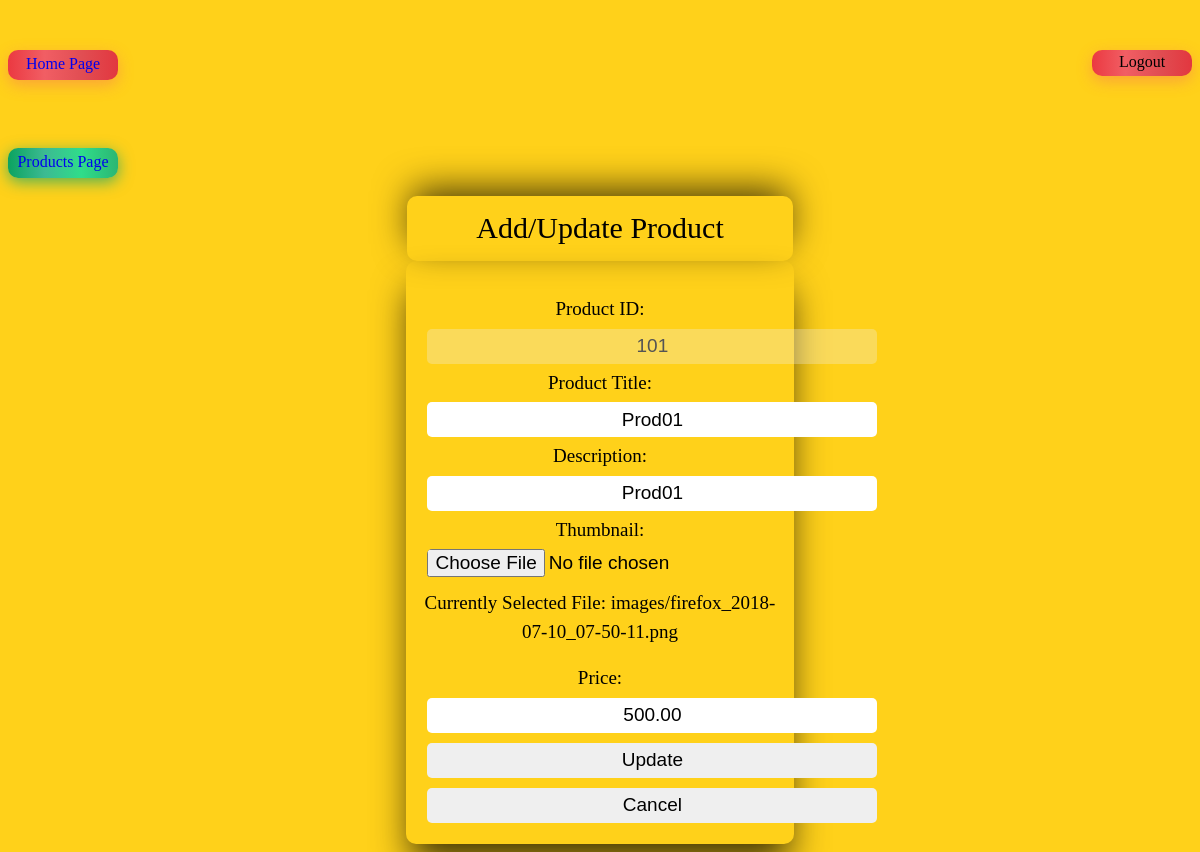
Screenshot of /AddProduct.php?edited=1&id=101&mode=1 with the database file from the repository.
### tables this page shows
CREATE TABLE `products` (
  `prodid` int(4) NOT NULL,
  `title` varchar(250) NOT NULL,
  `description` varchar(250) NOT NULL,
  `thumbnail` varchar(250) NOT NULL,
  `price` decimal(10,2) NOT NULL
);

### AddProduct.php (the view, shortened to what this page needs)
<?php
    require_once('dbconn.php');
    $prid='';
    $prti='';
    $prde='';
    $prth='';
    $prpr='';
    $mode='';
    $pth='';
    if(isset($_GET['edited']))
    {
        $mode=$_GET['mode'];
        $sql1="select * from products where prodid='{$_GET['id']}'";
        $query=mysqli_query($con, $sql1);
        $row=mysqli_fetch_object($query);
        $prid=$row->prodid;
        $prti=$row->title;
        $prde=$row->description;
        $prth=$row->thumbnail;
        $prpr=$row->price;
    }
?>
<head>
    <link rel="stylesheet" type="text/css" href="css/AddProduct.css"/>
</head>
<div id="preheader">
            <a href="Logout.php" id="l">Logout</a>
</div>
<div id="homelink">
    <a href="UserHome.php">Home Page</a>
</div> <br>
<div id="ap">
    <a href="Products.php">Products Page</a>
</div> <br>
<p id="ptitle">Add/Update Product</p>
<form name="addprodform" action="" method="post"  enctype="multipart/form-data">
    <?php if($mode == 1) : ?>
        <input type="hidden" class="text" name="prodid" value="<?php echo $prid; ?>" placeholder="ProductID"><br>
        <label for="prodid">Product ID:</label><input type="text" class="text" name="prodid" value="<?php echo $prid; ?>" placeholder="ProductID" disabled><br>
    <?php endif; ?>
    <label for="prodtitle">Product Title:</label> <input type="text" class="text" name="prodtitle" value="<?php echo $prti; ?>" placeholder="Product Title"><br>
    <label for="desc">Description:</label> <input type="text" class="text" name="desc" value="<?php echo $prde; ?>" placeholder="Description"><br>
    <label for="thumb">Thumbnail:</label> <input type="file" class="text" name="thumb" title="<?php echo $prth; ?>" placeholder="Thumbnail"><?php if($prth != 'images/' or $prth !='' or $pth !='' or $pth!='images/') : ?><label for=thumb>Currently Selected File: <?php echo $prth; ?></label><?php endif; ?><br>
    <label for="price">Price:</label> <input type="text" class="text" name="price" value="<?php echo $prpr; ?>" placeholder="Price"><br>
    <?php if($mode == 1) : ?>
    <input type="submit" name="prdsubupdt" value="Update">
    <?php endif; ?>
    <input type="submit" name="prdcancel" value="Cancel">
</form>

### css/AddProduct.css (style rules this page uses)
#l { float: right; background-image: linear-gradient(to right, #eb3941, #f15e64, #e14e53, #e2373f); box-shadow: 0 5px 15px rgba(242, 97, 103, .4); width:100px; height:20px; text-align: center; text-decoration: none; color: black; padding-top: 3px; padding-bottom: 3px; border: none; border-radius: 10px; }
form { margin: auto; border: 1px transparent solid; border-radius: 10px; box-shadow: 0px 23px 37px -5px rgba(0,0,0,0.75); padding: 15px; width: 30%; }
input[type='text'],input[type='file'],input[type='submit'],select { width:450px; height: 35px; margin: 5px; border: none; border-radius: 5px; text-align: center; font-size:19px; }
label { margin:auto; display: block; text-align: center; line-height: 150%; font-size:19px; }
#ptitle { margin: auto; width: 30%; height: 35px; background-color: #ffd11a; text-align: center; padding: 15px; border-radius: 10px; box-shadow: 0px -11px 37px -5px rgba(0,0,0,0.75); font-size: 30px; }
a { text-decoration: none; }
#homelink { background-image: linear-gradient(to right, #eb3941, #f15e64, #e14e53, #e2373f); box-shadow: 0 5px 15px rgba(242, 97, 103, .4); width:100px; height:20px; text-align: center; text-decoration: none; color: black; padding:5px; border: none; border-radius: 10px; margin-top: 50px; }
#ap { background-image: linear-gradient(to right, #0ba360, #3cba92, #30dd8a, #2bb673); box-shadow: 0 4px 15px 0 rgba(23, 168, 108, 0.75); width:100px; height:20px; text-align: center; text-decoration: none; color: black; padding:5px; border: none; border-radius: 10px; margin-top: 50px; }

### rows the page displays
products: prodid "101", prodtitle "Prod01", desc "Prod01", thumbnail "images/firefox_2018-07-10_07-50-11.png", price "500.00"
